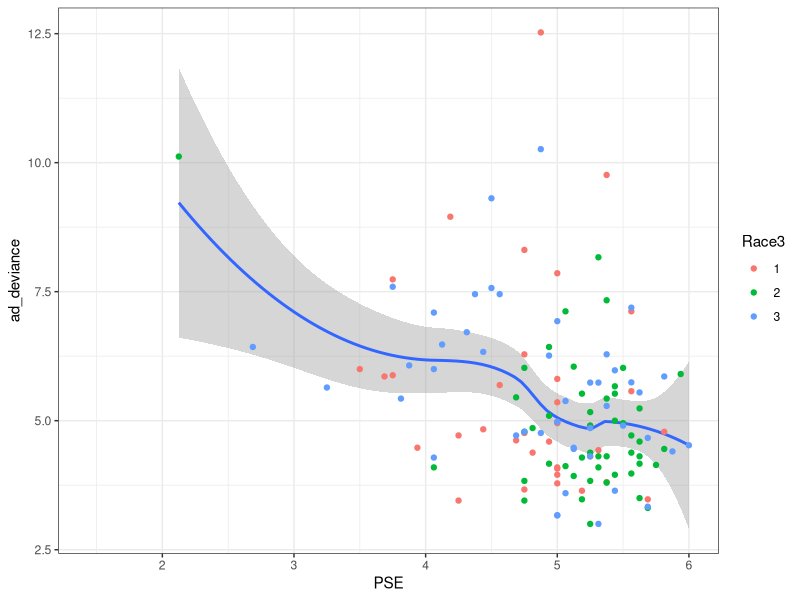
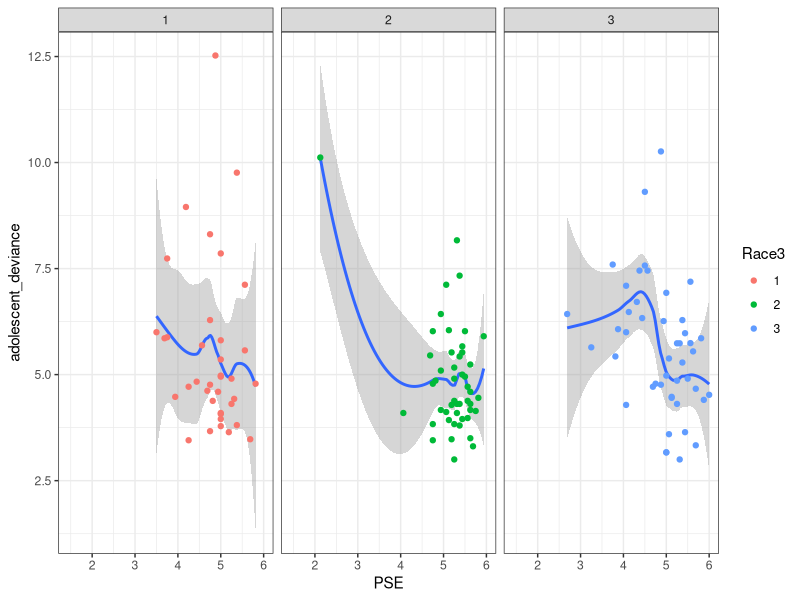
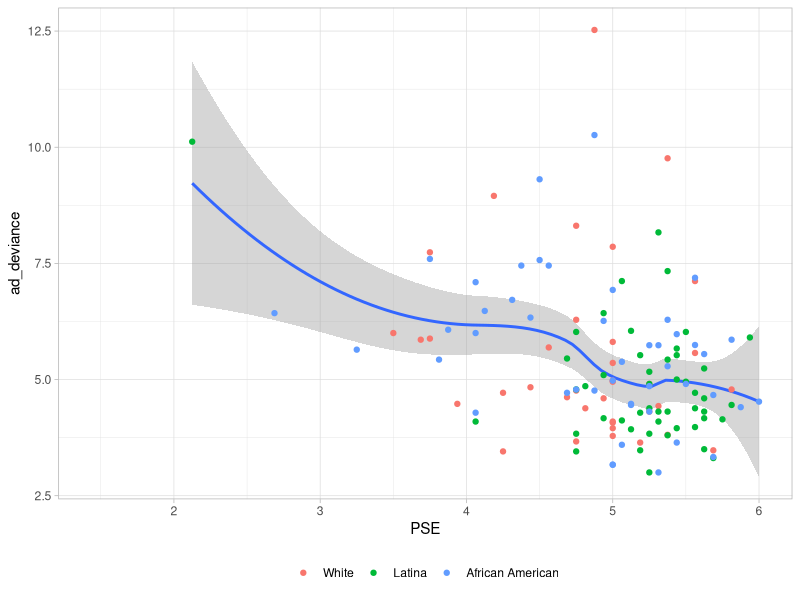
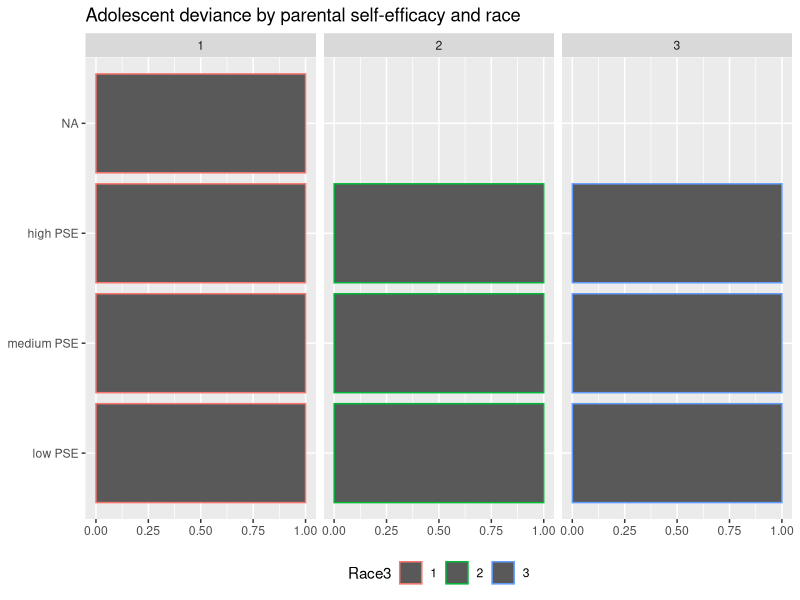

R code for these plots, in order:
## ---- chunk 1
library(tidyverse)
library(dplyr)
library(haven)
Mother_and_teen_data <- read_sav("Mother_and_teen_data.sav")
#View(Mother_and_teen_data)
#Goal is to do make a better graph to show that culture differentiates the level of PSE.
## ---- chunk 2
#delete the NA from Race3
library(tidyverse)
library(dplyr)
library(haven)
mt <- Mother_and_teen_data %>% 
 filter(!is.na(Race3)) %>% 
  mutate(ad_deviance=CD_1 + CD_2 + CD_3)
## ---- chunk 3
mt$Race3 <- as.factor(mt$Race3)
ggplot(data=mt, mapping = aes(x = PSE, y = ad_deviance)) + 
  geom_smooth(size=1, alpha=0.4) +
 geom_point(aes(color=Race3)) +
  theme_bw()
## ---- chunk 4
ggplot(data=mt, mapping = aes(x = PSE, y = ad_deviance)) + 
  geom_smooth(size=1, alpha=0.4) +
  geom_point(aes(color=Race3)) + 
  facet_wrap(~Race3) +
  theme_bw() +
  labs(y="adolescent_deviance", fill="race/ethnicity")
## ---- chunk 5
ggplot(data=mt, mapping = aes(x = PSE, y = ad_deviance)) + 
  geom_smooth() +
  geom_point(aes(color=Race3)) +
  theme_light() +
  theme(legend.position = "bottom", legend.title=element_blank()) +
  scale_color_discrete(labels = c("White", "Latina", "African American")) 
## ---- chunk 6
#create a new variable that defined by high PSE, medium PSE, and low PSE.
mt<-mt %>% 
  mutate(PSE_cat = dplyr::case_when(
      PSE <= 3 ~ "low PSE",
      PSE > 3  & PSE <= 5 ~ "medium PSE",
      PSE > 5 ~ "high PSE"),
    PSE_cat = factor(PSE_cat,
      level = c("low PSE", "medium PSE","high PSE")
    )
  )
mt$PSE_cat <- as.factor(mt$PSE_cat)
## ---- chunk 7
#failure
ggplot(mt, aes(y = PSE_cat, fill = ad_deviance)) +
  geom_bar(aes(color=Race3), position = "fill") +
  facet_wrap(. ~ Race3) +
 
  labs(title = "Adolescent deviance by parental self-efficacy and race",
       x = NULL, y = NULL, fill = NULL) +
  theme(legend.position = "bottom")
